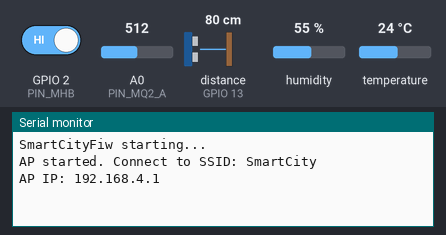
The program below on a simulated ESP8266 (NodeMCU). Parts: the last lines printed to the serial monitor. Wiring (inferred from the names in the program): ultrasonic range finder: trigger GPIO 12; echo GPIO 13. The inputs (shaded band) are chosen by the test bench; at power-on: GPIO 2 (PIN_MHB) HIGH, distance to the obstacle (sensor on GPIO 13) 80 cm, humidity 55 %, A0 (PIN_MQ2_A) = 512, temperature 24 °C. The echo pulse lasts 58.3 µs per cm; WiFi joins after 1.5 s; servers stay silent unless stated.

Above: at 1.3 s.
1.4 s: GPIO 2 (PIN_MHB) driven LOW
At 2.9 s:
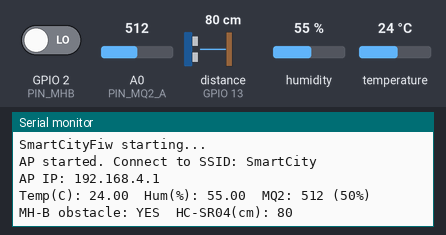
5.5 s: GPIO 2 (PIN_MHB) driven HIGH
At 7.1 s:
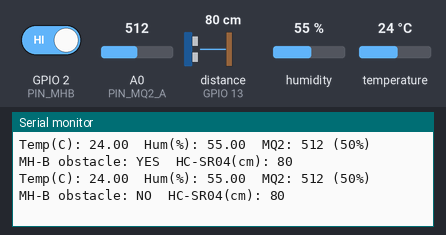
9.5 s: distance to the obstacle (sensor on GPIO 13) set to 2 cm
At 11.2 s:
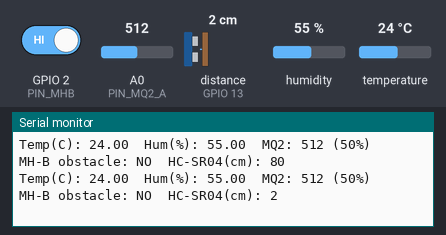
12.4 s: humidity set to 22 %
At 15.0 s:
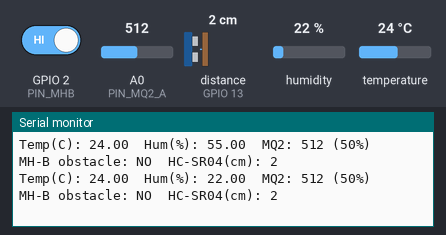
15.3 s: A0 (PIN_MQ2_A) set to 716
At 17.3 s:
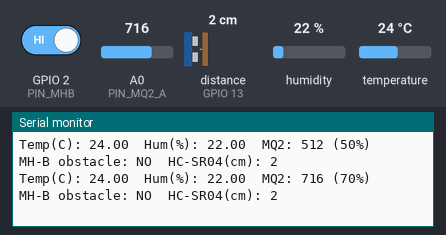
18.2 s: temperature set to 12 °C
At 20.4 s:
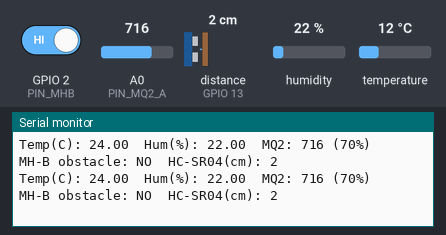

Measured:
- after the input at 1.4 s, the serial monitor: prints a new line after 0.63 s (image 1)
- after the input at 5.5 s, the serial monitor: prints a new line after 0.53 s (image 2)
- after the input at 9.5 s, the serial monitor: prints a new line after 0.52 s (image 3)
- after the input at 12.4 s, the serial monitor: prints a new line after 1.6 s (image 4)
- after the input at 15.3 s, the serial monitor: prints a new line after 0.70 s (image 5)

The program:

main.cpp
```cpp
// SmartCity - ESP8266 firmware
// Sensors: DHT11 (temp/humidity), MQ-2 (gas analog), MH-B (IR avoidance digital), HC-SR04 (ultrasonic)
// Serves a modern Bootstrap 5 based UI on port 80 and provides /api/sensors JSON

#include <Arduino.h>
#include <ESP8266WiFi.h>
#include <DHT.h>
// OLED removed - U8g2 and Wire not used anymore

// --- Pin assignments (change as needed) ---
// Note: default I2C uses SDA=GPIO4 (D2) and SCL=GPIO5 (D1).
// Keep I2C on those pins; therefore move DHT and MH-B to other GPIOs.
const uint8_t PIN_DHT = 14;     // GPIO14 = D5
const uint8_t DHT_TYPE = DHT11; // DHT11
const uint8_t PIN_MQ2_A = A0;   // MQ-2 (analog) - A0 only on ESP8266
const uint8_t PIN_MHB = 2;      // GPIO2 = D4 - MH-B (digital input)
const uint8_t PIN_SR04_TRIG = 12; // GPIO12 = D6
const uint8_t PIN_SR04_ECHO = 13; // GPIO13 = D7

// WiFi AP credentials (softAP)
const char* AP_SSID = "SmartCity";
const char* AP_PASS = "SmartCity"; // min 8 chars

DHT dht(PIN_DHT, DHT_TYPE);
// webserver removed

// OLED support removed

// helper to read HC-SR04 distance in cm (with timeout)
long readUltrasonicCM(uint8_t trigPin, uint8_t echoPin) {
  digitalWrite(trigPin, LOW);
  delayMicroseconds(2);
  digitalWrite(trigPin, HIGH);
  delayMicroseconds(10);
  digitalWrite(trigPin, LOW);
  // pulseIn returns microseconds - timeout 30000us = 30ms
  unsigned long duration = pulseIn(echoPin, HIGH, 30000);
  if (duration == 0) return -1; // no echo / out of range
  long cm = duration / 58; // approximate
  return cm;
}

// Read sensors and produce JSON payload
String getSensorJson() {
  float humidity = dht.readHumidity();
  float tempC = dht.readTemperature();
  if (isnan(humidity)) humidity = -999;
  if (isnan(tempC)) tempC = -999;

  int mqRaw = analogRead(PIN_MQ2_A); // 0..1023
  int mqPct = map(mqRaw, 0, 1023, 0, 100);

  int irState = digitalRead(PIN_MHB); // depending on sensor logic
  bool obstacle = (irState == LOW); // common for MH-B: LOW when obstacle

  long distance = readUltrasonicCM(PIN_SR04_TRIG, PIN_SR04_ECHO);

  String json = "{";
  json += "\"temperature_c\":" + String(tempC, 1) + ",";
  json += "\"humidity\":" + String(humidity, 1) + ",";
  json += "\"mq2_raw\":" + String(mqRaw) + ",";
  json += "\"mq2_pct\":" + String(mqPct) + ",";
  json += "\"mhb_obstacle\":" + String(obstacle ? "true" : "false") + ",";
  json += "\"hcsr04_cm\":" + String(distance);
  json += "}";
  return json;
}

// Read sensors into a struct for reuse
struct Sensors {
  float temperature_c;
  float humidity;
  int mq2_raw;
  int mq2_pct;
  bool mhb_obstacle;
  long hcsr04_cm;
};

Sensors readSensors() {
  Sensors s;
  float humidity = dht.readHumidity();
  float tempC = dht.readTemperature();
  s.humidity = isnan(humidity) ? -999 : humidity;
  s.temperature_c = isnan(tempC) ? -999 : tempC;
  s.mq2_raw = analogRead(PIN_MQ2_A);
  s.mq2_pct = map(s.mq2_raw, 0, 1023, 0, 100);
  int irState = digitalRead(PIN_MHB);
  s.mhb_obstacle = (irState == LOW);
  s.hcsr04_cm = readUltrasonicCM(PIN_SR04_TRIG, PIN_SR04_ECHO);
  return s;
}

// Webserver removed - no handlers

void setup() {
  Serial.begin(115200);
  // Disable SDK debug output to keep Serial clean (boot ROM messages at 74880 cannot be suppressed)
  Serial.setDebugOutput(false);
  delay(100);
  Serial.println("\nSmartCityFiw starting...");

  pinMode(PIN_MHB, INPUT);
  pinMode(PIN_SR04_TRIG, OUTPUT);
  pinMode(PIN_SR04_ECHO, INPUT);

  dht.begin();

  // LittleFS / webserver removed

  // Start WiFi AP
  WiFi.softAP(AP_SSID, AP_PASS);
  IPAddress apIP = WiFi.softAPIP();
  Serial.print("AP started. Connect to SSID: "); Serial.println(AP_SSID);
  Serial.print("AP IP: "); Serial.println(apIP);

  // No webserver configured

  // OLED removed — no display initialization
}

unsigned long lastPrint = 0;

void loop() {
  unsigned long now = millis();
  if (now - lastPrint >= 2000) {
    lastPrint = now;
    // Print sensor readings to Serial
    float h = dht.readHumidity();
    float t = dht.readTemperature();
    int mqRaw = analogRead(PIN_MQ2_A);
    int mqPct = map(mqRaw, 0, 1023, 0, 100);
    int irState = digitalRead(PIN_MHB);
    bool obstacle = (irState == LOW);
    long dist = readUltrasonicCM(PIN_SR04_TRIG, PIN_SR04_ECHO);

    Serial.print("Temp(C): "); Serial.print(isnan(t)?-999:t);
    Serial.print("  Hum(%): "); Serial.print(isnan(h)?-999:h);
    Serial.print("  MQ2: "); Serial.print(mqRaw); Serial.print(" ("); Serial.print(mqPct); Serial.print("%)");
    Serial.print("  MH-B obstacle: "); Serial.print(obstacle?"YES":"NO");
    Serial.print("  HC-SR04(cm): "); Serial.println(dist);
    // OLED removed — no display updates
  }
}
```
